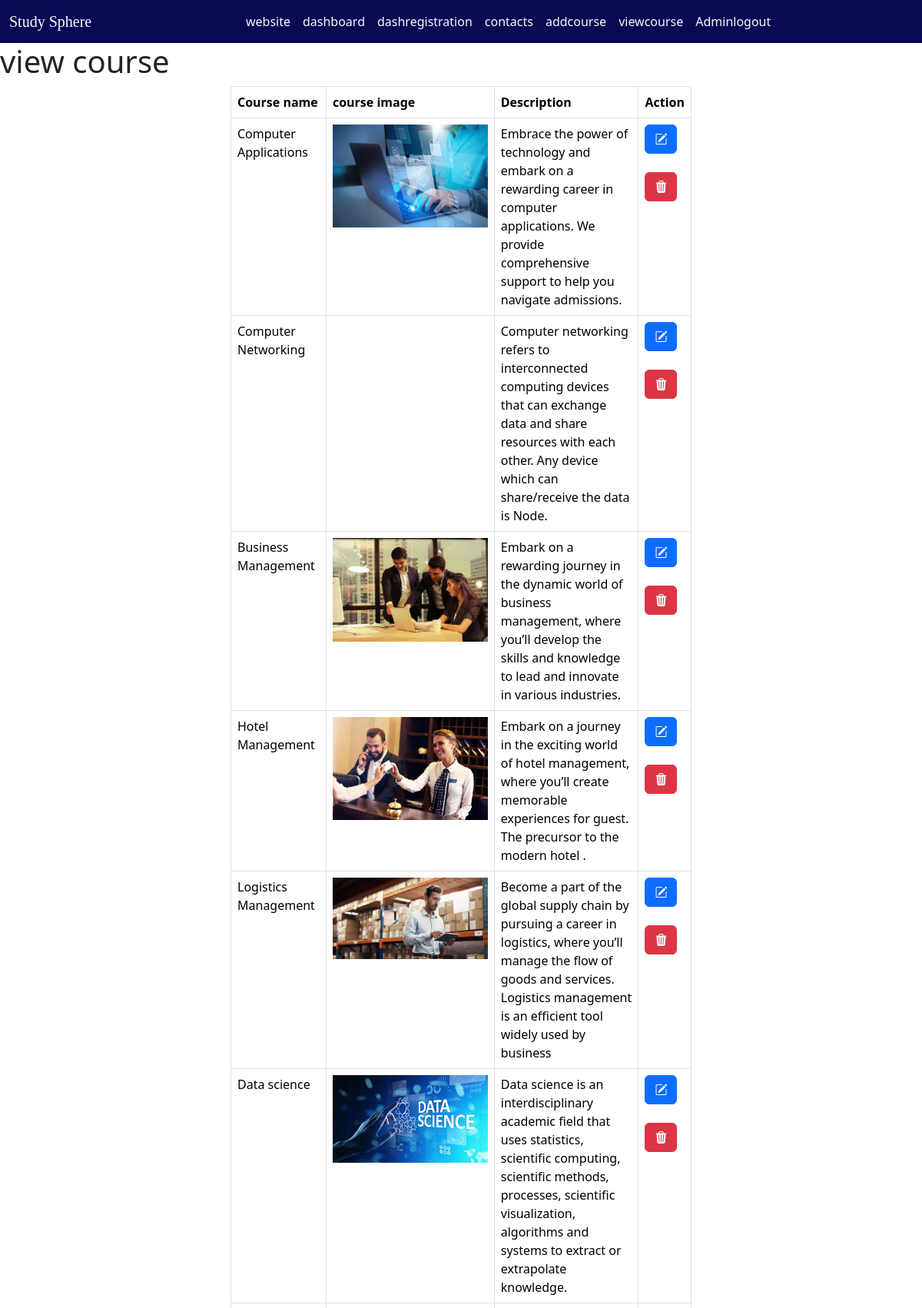
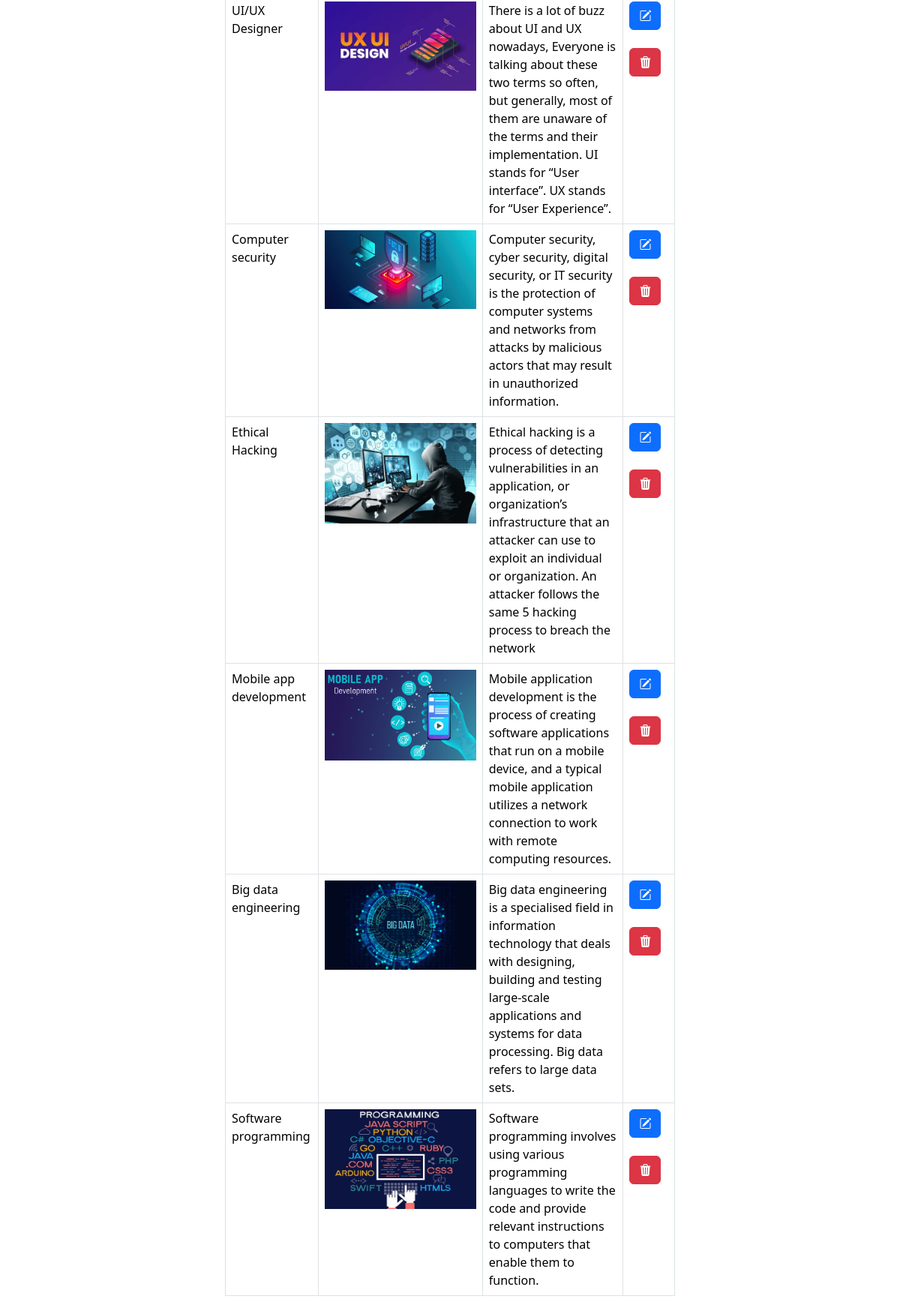
The page /viewcourse (signed in) on the database its author committed (2 pictures, top to bottom).
### app2/models.py (models this page shows, shortened)
class Course(models.Model):
    cou_name = models.CharField(max_length=255)
    cou_image =models.FileField(null=True,upload_to="course")
    cou_price = models.IntegerField(null=True)
    cou_text = models.TextField(null=True)
    cou_descri = models.TextField(null=True)
    course_user=models.CharField(null=True,max_length=255)

### app2/views.py (the view)
# urls.py: path('viewcourse',views.viewcourse,name='viewcourse'),
def viewcourse(request):
    if "adminuser" not in request.session:
        return HttpResponseRedirect("/dashboardlogin")
    if 'del' in request.GET:
        id = request.GET['del']
        delcou = Course.objects.filter(id=id)[0]
        delcou.delete()
        return HttpResponseRedirect("/viewcourse")
    viewcourse=Course.objects.all().values()
    context ={
        'viewcourse': viewcourse,
    }
    template=loader.get_template("dashboard/viewcourse.html")
    return HttpResponse(template.render(context,request))

### app2/templates/dashboard/viewcourse.html (shortened to what this page needs)
{% extends 'dashboard/dashboardmaster.html' %}
{% load static %}
{% block content %}
<h1 class="demo">view course</h1>
<table class="table  table-bordered  w-50   mx-auto">
    <thead>
        <tr>
            <th>Course name</th>
            <th>course image</th>
            <th>Description</th>
            <th>Action</th>
        </tr>
    </thead>
    <tbody>
        {% for x in viewcourse %}
        <tr>
            <td>{{x.cou_name }}</td>
            <td><img src="/media/{{ x.cou_image }}" alt="" width="100%"></td>
            <td>{{ x.cou_text }}</td>
            <td> <a href="/editcourse/{{x.id}}">
                <button class="btn btn-primary"><i class="bi bi-pencil-square"></i> </button></a>
                <br><br>
               <a href="/viewcourse?del={{x.id}}"> <button class="btn btn-danger"><i class="bi bi-trash3-fill"></i></button></a>
            </td>
        </tr>
        {% endfor %}
    </tbody>
</table>
{% endblock %}

### rows shown on the page
Course: cou_name "Computer Applications", cou_image (picture), cou_text "Embrace the power of technology and embark on a rewarding career in computer applications. We provide comprehensive support to help you navigate admissions."
Course: cou_name "Computer Networking", cou_text "Computer networking refers to interconnected computing devices that can exchange data and share resources with each other. Any device which can share/receive the data is Node."
Course: cou_name "Business Management", cou_image (picture), cou_text "Embark on a rewarding journey in the dynamic world of business management, where you’ll develop the skills and knowledge to lead and innovate in various industries."
Course: cou_name "Hotel Management", cou_image (picture), cou_text "Embark on a journey in the exciting world of hotel management, where you’ll create memorable experiences for guest. The precursor to the modern hotel ."
Course: cou_name "Logistics Management", cou_image (picture), cou_text "Become a part of the global supply chain by pursuing a career in logistics, where you’ll manage the flow of goods and services. Logistics management is an efficient tool widely used by business"
Course: cou_name "Data science", cou_image (picture), cou_text "Data science is an interdisciplinary academic field that uses statistics, scientific computing, scientific methods, processes, scientific visualization, algorithms and systems to extract or extrapolate knowledge."
Course: cou_name "UI/UX Designer", cou_image (picture), cou_text "There is a lot of buzz about UI and UX nowadays, Everyone is talking about these two terms so often, but generally, most of them are unaware of the terms and their implementation. UI stands for “User interface”. UX stands for “User Experience”."
Course: cou_name "Computer security", cou_image (picture), cou_text "Computer security, cyber security, digital security, or IT security is the protection of computer systems and networks from attacks by malicious actors that may result in unauthorized information."
Course: cou_name "Ethical Hacking", cou_image (picture), cou_text "Ethical hacking is a process of detecting vulnerabilities in an application, or organization’s infrastructure that an attacker can use to exploit an individual or organization. An attacker follows the same 5 hacking process to breach the network"
Course: cou_name "Mobile app development", cou_image (picture), cou_text "Mobile application development is the process of creating software applications that run on a mobile device, and a typical mobile application utilizes a network connection to work with remote computing resources."
Course: cou_name "Big data engineering", cou_image (picture), cou_text "Big data engineering is a specialised field in information technology that deals with designing, building and testing large-scale applications and systems for data processing. Big data refers to large data sets."
Course: cou_name "Software programming", cou_image (picture), cou_text "Software programming involves using various programming languages to write the code and provide relevant instructions to computers that enable them to function."
